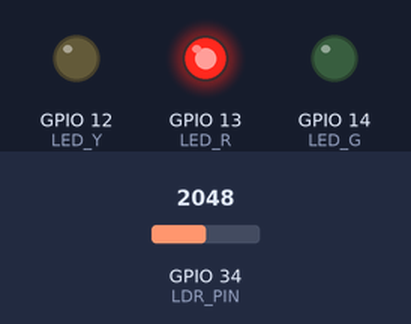
Bench run of a sketch on a simulated ESP32. Shown: output pins drawn as LEDs (lit = HIGH). The inputs (shaded band) are chosen by the test bench; at power-on: GPIO 34 (LDR_PIN) = 2048. WiFi joins after 1.5 s; servers stay silent unless stated; no MQTT or app messages arrive unless stated.

Above: at 28.2 s.
28.3 s: GPIO 34 (LDR_PIN) set to 491
At 31.5 s:
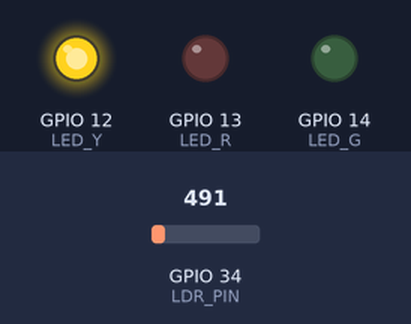
At 32.3 s:
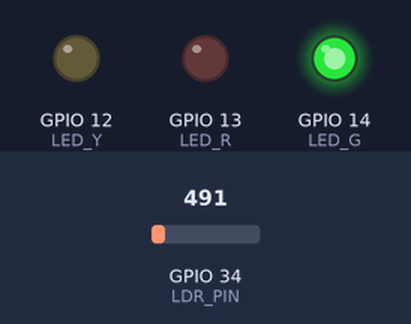
Timing chart, 0 to 36.5 s (numbered marks = the images above; inputs shaded):
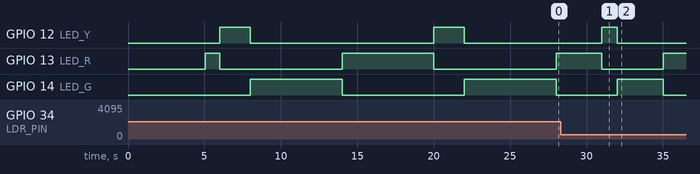

The sketch:

semaforo_a.ino
```cpp
#include <WiFi.h>
#include <PubSubClient.h>

#define LED_R 13
#define LED_Y 12
#define LED_G 14

#define LDR_PIN 34
int limiarLuz = 500;

unsigned long ultimoMilissegundo = 0;
int estadoSemaforo = 0;
int tempoBase;
bool modoNoturno = false;

const char* SSID = "";
const char* PASSWORD = "";

const char* MQTT_SERVER = "industrial.api.ubidots.com";
const char* MQTT_CLIENT_ID = "esp32_t12_g02_1";
const char* MQTT_USER = "";
const char* MQTT_PASSWORD = "";
const char* TOPIC_MODO = "/v1.6/devices/esp32_t12_g02_1/modo";
const char* TOPIC_ESTADO = "/v1.6/devices/esp32_t12_g02_1/estado";

WiFiClient espClient;
PubSubClient client(espClient);

unsigned long ultimoReconnectWiFi = 0;
unsigned long ultimoReconnectMQTT = 0;

void mqttCallback(char* topic, byte* payload, unsigned int length) {
    String mensagem;
    for (int i = 0; i < length; i++) {
        mensagem += (char)payload[i];
    }
    if (mensagem == "0") {
        modoNoturno = true;
    } else if (mensagem == "1") {
        modoNoturno = false;
    }
}

void reconnectWiFi() {
    if (WiFi.status() != WL_CONNECTED) {
        unsigned long agora = millis();
        if (agora - ultimoReconnectWiFi >= 3000) {
            ultimoReconnectWiFi = agora;
            WiFi.disconnect();
            WiFi.begin(SSID, PASSWORD);
        }
    }
}

void reconnectMQTT() {
    if (!client.connected()) {
        unsigned long agora = millis();
        if (agora - ultimoReconnectMQTT >= 5000) {
            ultimoReconnectMQTT = agora;
            if (client.connect(MQTT_CLIENT_ID, MQTT_USER, MQTT_PASSWORD)) {
                client.subscribe(TOPIC_MODO);
            }
        }
    }
}

void sendStateToMQTT(int state) {
    if (client.connected()) {
        String payload = String(state);
        client.publish(TOPIC_ESTADO, payload.c_str());
    }
}

void definirTempoBase() {
    if (modoNoturno) {
        tempoBase = 3000;
    } else {
        int valorLDR = analogRead(LDR_PIN);
        tempoBase = (valorLDR < limiarLuz) ? 3000 : 6000;
    }
}

void setup() {
    pinMode(LED_R, OUTPUT);
    pinMode(LED_Y, OUTPUT);
    pinMode(LED_G, OUTPUT);
    Serial.begin(115200);

    WiFi.begin(SSID, PASSWORD);
    client.setServer(MQTT_SERVER, 1883);
    client.setCallback(mqttCallback);

    while (!client.connected()) {
        reconnectMQTT();
    }
    client.subscribe(TOPIC_MODO);
}

void loop() {
    reconnectWiFi();
    reconnectMQTT();
    client.loop();

    unsigned long millisAtual = millis();
    definirTempoBase();

    switch (estadoSemaforo) {
        case 0:
            if (millisAtual - ultimoMilissegundo >= tempoBase) {
                ultimoMilissegundo = millisAtual;
                estadoSemaforo = 1;
            }
            digitalWrite(LED_R, HIGH);
            digitalWrite(LED_Y, LOW);
            digitalWrite(LED_G, LOW);
            sendStateToMQTT(0);
            break;

        case 1:
            if (millisAtual - ultimoMilissegundo >= tempoBase / 3) {
                ultimoMilissegundo = millisAtual;
                estadoSemaforo = 2;
            }
            digitalWrite(LED_R, LOW);
            digitalWrite(LED_Y, HIGH);
            digitalWrite(LED_G, LOW);
            sendStateToMQTT(1);
            break;

        case 2:
            if (millisAtual - ultimoMilissegundo >= tempoBase) {
                ultimoMilissegundo = millisAtual;
                estadoSemaforo = 0;
            }
            digitalWrite(LED_R, LOW);
            digitalWrite(LED_Y, LOW);
            digitalWrite(LED_G, HIGH);
            sendStateToMQTT(2);
            break;
    }
}
```

Measured:
- after the input at 28.3 s, GPIO 13 (LED_R): HIGH → LOW after 2.7 s instead of 5.7 s; GPIO 14 (LED_G): LOW → HIGH after 3.7 s instead of 7.7 s
- by itself, GPIO 12 (LED_Y): alternates HIGH for 2.0 s and LOW for 12.0 s
- by itself, GPIO 14 (LED_G): alternates HIGH for 6.0 s and LOW for 8.0 s
